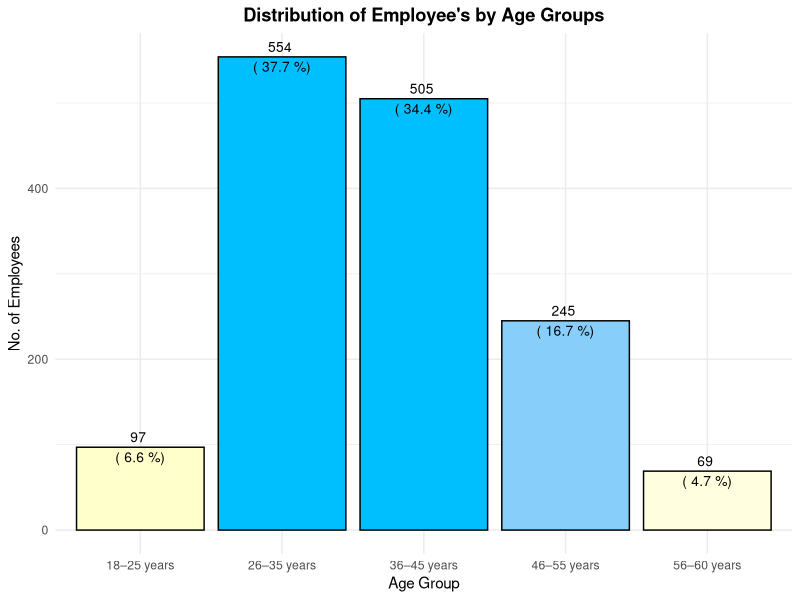

Recreate this plot in R. (Note: this script raises an error after producing the figure.)
getwd()

setwd("D:/MSc Assignments/DataVisual/Assign1")

library(ggplot2)
employees <- read.csv("Employeesatisfaction.csv")

# ----------------------------------Question1-------------------------------------
  
employees$Age_Group <- cut(employees$Age, breaks = c(17, 25, 35, 45, 55, 61),
                           labels = c("18–25 years", "26–35 years", "36–45 years", "46–55 years", "56–60 years"),
                           right = FALSE)
age_summary <- as.data.frame(table(employees$Age_Group))
names(age_summary) <- c("Age_Group", "Count")

age_summary$Percentage <- round(age_summary$Count / sum(age_summary$Count) * 100, 1)

ggplot(age_summary, aes(x = Age_Group, y = Count, fill = Age_Group)) + geom_col(colour = "black") +
  geom_text(aes(label = paste(Count, "\n(", Percentage, "%)")), size = 3.5) +
  scale_fill_manual(values = c("#ffffcc", "deepskyblue","#00bfff", "#87cefa", "lightyellow")) +
  labs(title = "Distribution of Employee's by Age Groups", x = "Age Group", y = "No. of Employees") +
  theme_minimal() + theme(plot.title = element_text(hjust = 0.5, face = "bold"),
        legend.position = "none")
  
  

------------------------------------------------------------------
  
  ggplot(employees, aes(x = incomeGBP, fill = ..count..)) +
  geom_histogram(breaks = seq(0, 10000, by = 1000), colour = "black") +
  geom_text(stat = "bin", breaks = seq(0, 10000, by = 1000), aes(label = ..count..), vjust = -0.5, size = 3) +
  scale_fill_gradient(low = "lightyellow", high = "skyblue", name = "EmpCount") +
  scale_x_continuous(breaks = seq(0, 10000, by = 1000)) +
  labs(title = "Distribution of Employees Monthly Incomes", x = "Monthly Income (GBP)", y = "No. of Employees") +
  theme_minimal() + theme(plot.title = element_text(hjust = 0.5, face = "bold"))


---------------------------------------------------------------------
  
  ggplot(employees, aes(x = distance, fill = ..count..)) +
  geom_histogram(breaks = seq(0, 30, by = 5), colour = "black") +
  geom_text(stat = "bin", breaks = seq(0, 30, by = 5), aes(label = ..count..), vjust = -0.5, size = 3.5) +
  scale_fill_gradient(low = "lightyellow", high = "skyblue", name = "EmpCount") +
  scale_x_continuous(breaks = seq(0, 30, by = 5)) + 
  labs(title = "Distribution of Employee Travel Distances to Work", x = "Distance (miles)", y = "No. of Employees") +
  theme_minimal() + theme(plot.title = element_text(hjust = 0.5, face = "bold"))
  

---------------------------------------------------------------------
  
  counts <- table(employees$education)

# Percentages
percent <- round(prop.table(counts) * 100, 1)

edu_summary <- data.frame(
  Level = 1:5,
  Description = c("No formal qualifications", "Minimum 5 GCSEs", "A level or equivalent",
                  "HE degree", "Post degree qualification"),
  Count = as.vector(counts), "Percentage (%)" = as.vector(percent))
edu_summary <- rbind(edu_summary, c("Total", "", sum(edu_summary$Count), 100.0))
print(edu_summary, row.names = FALSE)


---------------------------------------------------------------------
  
  
  ggplot(employees, aes(x = Age, y = incomeGBP)) +
  geom_point(alpha = 0.3, colour = "steelblue", size = 2) +
  geom_smooth(method = "lm", colour = "red", se = FALSE, linetype = "dashed", size = 1.2) + 
  labs(title = "Relationship Between Monthly Income and Age",
       x = "Age (in years)", y = "Monthly Income (GBP)") +
  theme_minimal() + theme(plot.title = element_text(hjust = 0.5, face = "bold"))



----------------------------------------------------------------------
  
  
  ggplot(employees, aes(x = Sex, y = incomeGBP, fill = Sex)) +
  geom_boxplot(colour = "black") +
  scale_fill_manual(values = c("Female" = "lightpink", "Male" = "lightblue")) +
  labs(title = "Monthly Income by Sex", x = "Sex", y = "Monthly Income (GBP)") +
  theme_minimal() + theme(plot.title = element_text(hjust = 0.5, face = "bold"),
        legend.position = "none")

t.test(incomeGBP ~ Sex, data = employees)



----------------------------------------------------------------------
  
employees$Edu_Level <- factor(employees$education,
                                levels = 1:5,
                                labels = c("1: No qualifications",
                                           "2: Minimum 5 GCSEs",
                                           "3: A level or equivalent",
                                           "4: HE degree",
                                           "5: Post-degree"))

ggplot(employees, aes(x = factor(education), y = incomeGBP, fill = Edu_Level)) +
  geom_boxplot(colour = "black") + 
  scale_fill_manual(values = c("lightyellow", "lightgreen", "skyblue", "orange", "lightpink"),
  name = "Education Level") + labs(title = "Monthly Income Distribution by Education Level",
  x = "Education Level", y = "Monthly Income (GBP)") +
  theme_minimal() + theme(plot.title = element_text(hjust = 0.5, face = "bold"), legend.position = "right")

# ANOVA
income_aov <- aov(incomeGBP ~ factor(education), data = employees)
summary(income_aov)

# Post-hoc Tukey HSD
TukeyHSD(income_aov)


------------------------------------------------------------------------

# (i) Job Satisfaction by Sex

tab_sex <- table(employees$Jobsatisfaction, employees$Sex)

rownames(tab_sex) <- c("Not satisfied", "Neutral", "Satisfied", "Very Satisfied")

print(tab_sex)

prop_sex <- round(prop.table(tab_sex, margin = 2) * 100, 1)
cat("\nColumn Percentages (%):\n")
print(prop_sex)

cat("\nChi-square Test for Sex:\n")
print(chisq.test(tab_sex))


# (ii) Job Satisfaction by Education

tab_edu <- table(employees$Jobsatisfaction, employees$education)

rownames(tab_edu) <- c("Not satisfied", "Neutral", "Satisfied", "Very Satisfied")
colnames(tab_edu) <- c("No formal qualifications", "Minimum 5 GCSEs", "A level or equivalent", 
                       "HE degree", "Post degree qualification")
print(tab_edu)

prop_edu <- round(prop.table(tab_edu, margin = 2) * 100, 1)
cat("\nColumn Percentages (%):\n")
print(prop_edu)

cat("\nChi-square Test for Education:\n")
print(chisq.test(tab_edu))
